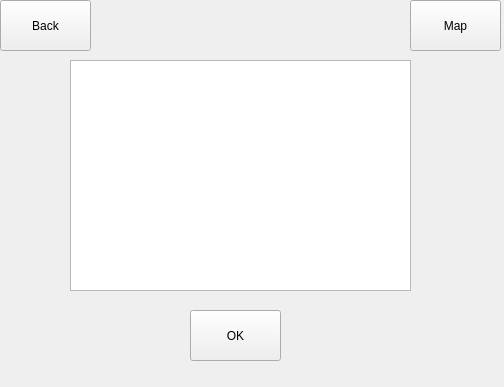
<?xml version="1.0" encoding="UTF-8"?>
<ui version="4.0">
 <class>menurlistcls</class>
 <widget class="QWidget" name="menurlistcls">
  <property name="geometry">
   <rect>
    <x>0</x>
    <y>0</y>
    <width>504</width>
    <height>387</height>
   </rect>
  </property>
  <property name="windowTitle">
   <string>Form</string>
  </property>
  <widget class="QWidget" name="widget" native="true">
   <property name="geometry">
    <rect>
     <x>0</x>
     <y>0</y>
     <width>504</width>
     <height>387</height>
    </rect>
   </property>
   <widget class="QListWidget" name="lst_route">
    <property name="geometry">
     <rect>
      <x>70</x>
      <y>60</y>
      <width>341</width>
      <height>231</height>
     </rect>
    </property>
   </widget>
   <widget class="QPushButton" name="btn_ok">
    <property name="geometry">
     <rect>
      <x>190</x>
      <y>310</y>
      <width>91</width>
      <height>51</height>
     </rect>
    </property>
    <property name="text">
     <string>OK</string>
    </property>
   </widget>
   <widget class="QPushButton" name="btn_map">
    <property name="geometry">
     <rect>
      <x>410</x>
      <y>0</y>
      <width>91</width>
      <height>51</height>
     </rect>
    </property>
    <property name="text">
     <string>Map</string>
    </property>
   </widget>
   <widget class="QPushButton" name="btn_back">
    <property name="geometry">
     <rect>
      <x>0</x>
      <y>0</y>
      <width>91</width>
      <height>51</height>
     </rect>
    </property>
    <property name="text">
     <string>Back</string>
    </property>
   </widget>
  </widget>
 </widget>
 <resources/>
 <connections/>
</ui>
